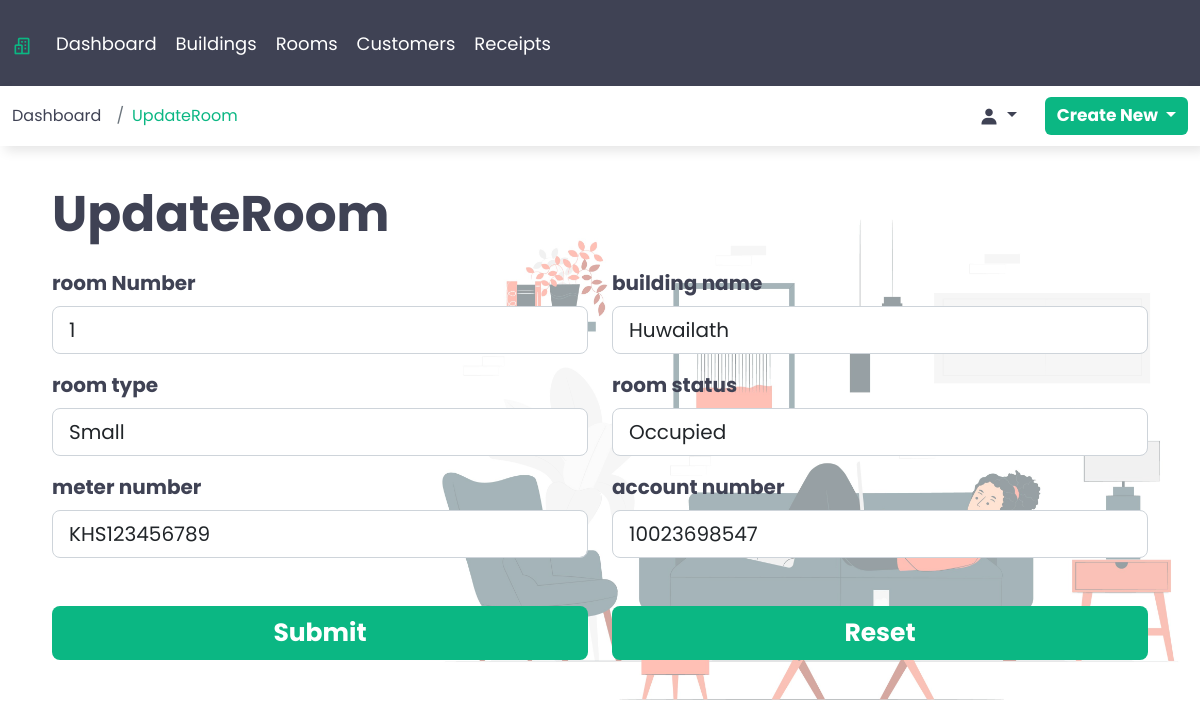
The page /update_room/4 (signed in) on the database its author committed.
### webapp/models.py (models this page shows, shortened)
class Room(models.Model):
    room_number = models.IntegerField()
    building_name = models.ForeignKey(Building, on_delete=models.CASCADE)
    room_type = models.ForeignKey(RoomType, on_delete=models.DO_NOTHING)
    room_status = models.ForeignKey(RoomStatus, on_delete=models.DO_NOTHING)
    meter_number = models.CharField(max_length=16)
    account_number = models.IntegerField()
    class Meta:
        verbose_name_plural = 'Rooms'

class Building(models.Model):
    building_name = models.CharField(max_length=50)
    name_of_owner = models.CharField(max_length=50)
    building_type = models.ForeignKey(BuildingType, on_delete=models.CASCADE)
    number_of_rooms = models.IntegerField()
    mobile_number = models.IntegerField()
    current_lease_period = models.DateField()
    class Meta:
        verbose_name_plural = 'Buildings'
    def __str__ (self):
        return self.building_name

class RoomType(models.Model):
    room_type = models.CharField(max_length=50)
    class Meta:
        verbose_name_plural = 'Room Type'
    def __str__ (self):
        return self.room_type

class RoomStatus(models.Model):
    room_status = models.CharField(max_length=50)
    class Meta:
        verbose_name_plural = 'Room Status'
    def __str__ (self):
        return self.room_status

### webapp/views.py (the view)
# urls.py: path('update_room/<int:room_id>', views.UpdateRoom, name='update_room'),
@login_required
def UpdateRoom(request, room_id):
    update_room = Room.objects.get(id=room_id)
    form = RoomForm(instance=update_room)
    if request.method == 'POST':
        form = RoomForm(request.POST, instance = update_room)
        if form.is_valid():
            form.save()
            return redirect('rooms')
    return render(request, 'update_room.html', {'context':'UpdateRoom','form':form})

### webapp/forms.py
class RoomForm(ModelForm):
    class Meta:
        model = Room
        fields = '__all__'
        widgets = {
            'room_number': forms.NumberInput(attrs={'class':'form-control form-control-lg'}),
            'meter_number': forms.TextInput(attrs={'class':'form-control form-control-lg', 'maxlength':'16'}),
            'account_number': forms.NumberInput(attrs={'class':'form-control form-control-lg'})
        }
    def __init__(self, *args, **kwargs):
        super().__init__(*args, **kwargs)
        self.fields['building_name'].empty_label = "Select an option"
        self.fields['building_name'].widget.attrs.update({'class':'form-control form-control-lg'})
        self.fields['room_type'].empty_label = "Select an option"
        self.fields['room_type'].widget.attrs.update({'class':'form-control form-control-lg'})
        self.fields['room_status'].empty_label = "Select an option"
        self.fields['room_status'].widget.attrs.update({'class':'form-control form-control-lg'})

### templates/update_room.html (shortened to what this page needs)
{% extends 'base.html' %}
{% load static %}
{% block content %}
    <div class="container-fluid">
        <div class="main-box new_room">
            <div class="row d-flex align-items-center justify-content-center">
                <div class="col-xs-12 col-sm-12 col-md-12 col-lg-12 col-xl-12 d-flex align-items-start flex-column">
                    <h1 class="mb-4 mt-2">UpdateRoom</h1>
                    <form autocomplete="off" method="post">
                        <div class="row">
                            <div class="col-xs-12 col-sm-12 col-md-12 col-lg-6">
                                <div class="mb-3">
                                    <label for="room_number" class="form-label">room Number</label>
                                    {{ form.room_number }}
                                </div>
                            </div>
                            <div class="col-xs-12 col-sm-12 col-md-12 col-lg-6">
                                <div class="mb-3">
                                    <label for="comments" class="form-label">building name</label>
                                    {{ form.building_name }}
                                </div>
                            </div>
                            <div class="col-xs-12 col-sm-12 col-md-12 col-lg-6">
                                <div class="mb-3">
                                    <label for="room_category" class="form-label">room type</label>
                                    {{ form.room_type }}
                                </div>
                            </div>
                            <div class="col-xs-12 col-sm-12 col-md-12 col-lg-6">
                                <div class="mb-3">
                                    <label for="room_status" class="form-label">room status</label>
                                    {{ form.room_status }}
                                </div>
                            </div>
                            <div class="col-xs-12 col-sm-12 col-md-12 col-lg-6">
                                <div class="mb-5">
                                    <label for="meter_number" class="form-label">meter number</label>
                                    {{ form.meter_number }}
                                </div>
                            </div>
                            <div class="col-xs-12 col-sm-12 col-md-12 col-lg-6">
                                <div class="mb-5">
                                    <label for="account_number" class="form-label">account number</label>
                                    {{ form.account_number }}
                                </div>
                            </div>
                            <div class="col-xs-12 col-sm-12 col-md-12 col-lg-6">
                                <button type="submit" class="btn btn-lg mb-4">Submit</button>
                            </div>
                            <div class="col-xs-12 col-sm-12 col-md-12 col-lg-6">
                                <button type="reset" class="btn btn-lg">Reset</button>
                            </div>
                        </div>
                    </form>
                </div>
            </div>
        </div>
    </div>
{% endblock %}

### static/css/style.css (style rules this page uses)
* { margin:0; padding: 0; box-sizing: border-box; }
:root { --font-primary: "Poppins", sans-serif; }
:root { --weight-700: 700; }
:root { --color-primary: #0bb783; --color-secondary: #3f4254; --color-white: white; }
body { font-family: var(--font-primary); }
h1 { font-size: 50px; font-weight: var(--weight-700); color: var(--color-secondary); font-family: var(--font-primary); }
form { width: 100%; z-index: 100; }
.form-label { font-size: 20px; font-weight: 700; color: var(--color-secondary); }
.btn { background-color: var(--color-primary); color: var(--color-white); width: 100%; font-weight: 700; font-size: 25px; font-family: var(--font-primary); border: none; }
.main-box { margin: 30px 40px; position: relative; z-index: 2; }
.main-box::before { content: " "; background-image: url(/static/images/building_img.jpg); background-repeat: no-repeat; background-size: 65%; background-position: right; width: 100%; height: 100%; position: absolute; top: 37px; right: -50px; opacity: 45%; }
.main-box.new_room::before { background-image: url(/static/images/room_img.jpg); background-size: 70.5%; }

### rows shown on the page
Room: room_number "1", meter_number "KHS123456789", account_number "10023698547"
Building: building_name "Huwailath"
RoomType: room_type "Small"
RoomStatus: room_status "Occupied"

### other values the page prints
{{ context }} "UpdateRoom"
